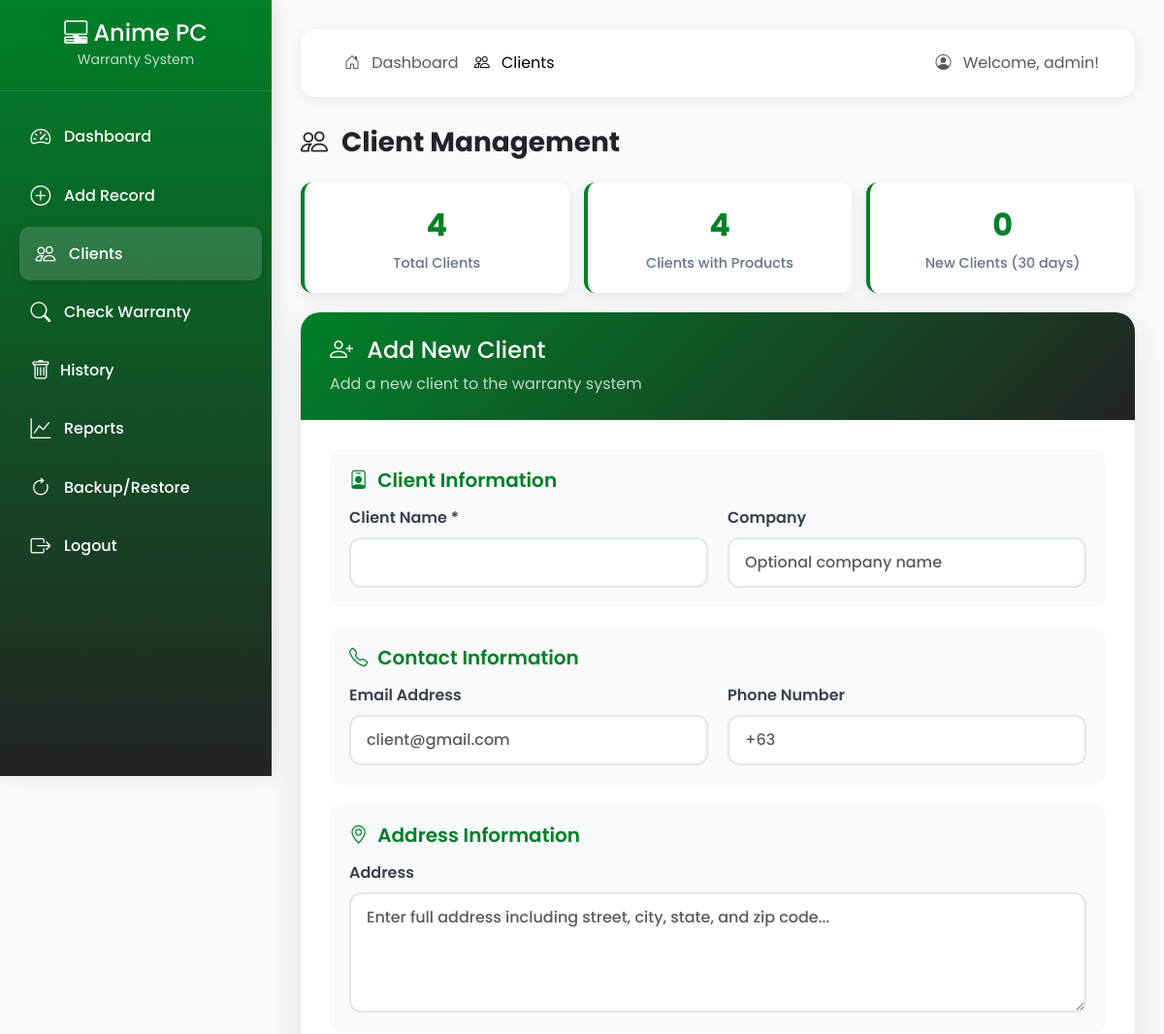
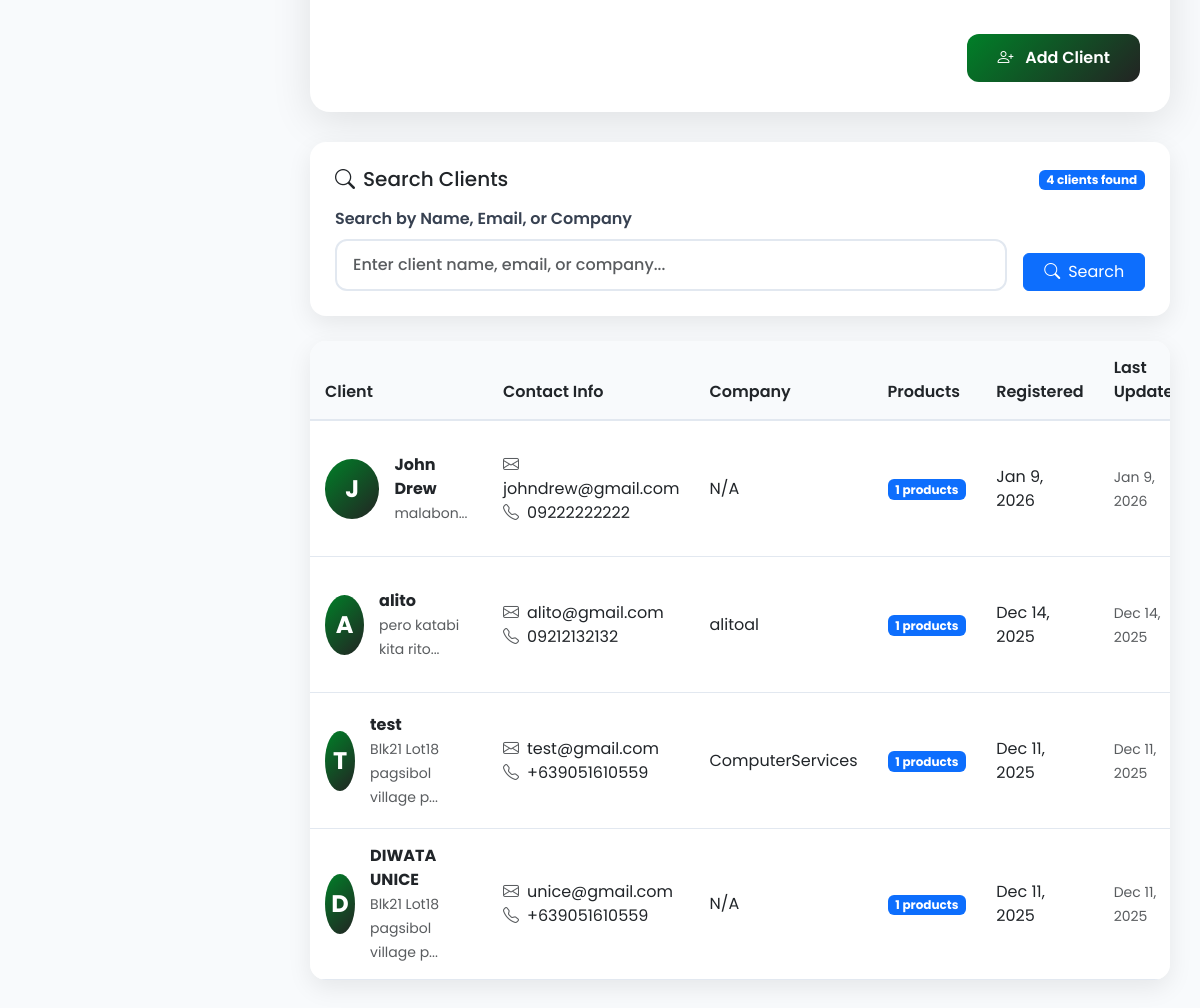
The page /clients.php (signed in) on the database its author committed (2 pictures, top to bottom).
### tables this page shows
CREATE TABLE `clients` (
  `id` int(11) NOT NULL AUTO_INCREMENT,
  `client_name` varchar(255) NOT NULL,
  `email` varchar(255) DEFAULT NULL,
  `phone` varchar(20) DEFAULT NULL,
  `address` text DEFAULT NULL,
  `company` varchar(255) DEFAULT NULL,
  `created_at` timestamp NOT NULL DEFAULT current_timestamp(),
  `updated_at` timestamp NOT NULL DEFAULT current_timestamp() ON UPDATE current_timestamp(),
  PRIMARY KEY (`id`)
);

### clients.php (the view, shortened to what this page needs)
<?php
include 'config.php';
$editClient = null;
$search = isset($_GET['search']) ? $_GET['search'] : '';
$query = "SELECT c.*, COUNT(p.id) as product_count
          FROM clients c
          LEFT JOIN products p ON c.id = p.client_id
          WHERE 1=1";
$params = [];
$query .= " GROUP BY c.id ORDER BY c.created_at DESC";
$stmt = $pdo->prepare($query);
$stmt->execute($params);
$clients = $stmt->fetchAll();
?>
<!DOCTYPE html>
<html lang="en">
<head>
    <link href="https://cdn.jsdelivr.net/npm/bootstrap@5.3.0-alpha1/dist/css/bootstrap.min.css" rel="stylesheet">
    <link rel="stylesheet" href="https://cdn.jsdelivr.net/npm/bootstrap-icons@1.11.0/font/bootstrap-icons.css">
   <link rel="stylesheet" href="client.css">
</head>
<body>
    <div class="sidebar">
        <div class="sidebar-brand">
            <h4 class="mb-0"><i class="bi bi-pc-display-horizontal"></i> <span>Anime PC</span></h4>
            <small class="opacity-75">Warranty System</small>
        </div>
        <ul class="sidebar-nav">
            <li><a href="dashboard.php"><i class="bi bi-speedometer2"></i> <span>Dashboard</span></a></li>
            <li><a href="products.php"><i class="bi bi-plus-circle"></i> <span>Add Record</span></a></li>
            <li><a href="clients.php" class="active"><i class="bi bi-people"></i> <span>Clients</span></a></li>
            <li><a href="warranty.php"><i class="bi bi-search"></i> <span>Check Warranty</span></a></li>
                                <li><a href="history.php"><i class="bi bi-trash me-2  "></i> <span>History</span></a></li>
            <li><a href="reports.php"><i class="bi bi-graph-up"></i> <span>Reports</span></a></li>
            <li><a href="backup.php"><i class="bi bi-arrow-clockwise"></i> <span>Backup/Restore</span></a></li>
            <li> <a href="Login.php" class="logout-btn" id="logoutBtn">
    <i class="bi bi-box-arrow-right"></i> <span>Logout</span>
</a></li>
        </ul>
    </div>
    <div class="main-content">
        <nav class="navbar navbar-expand-lg navbar-light navbar-custom">
            <div class="container-fluid">
                <div class="collapse navbar-collapse" id="navbarNav">
                    <ul class="navbar-nav me-auto">
                        <li class="nav-item">
                            <a class="nav-link" href="dashboard.php"><i class="bi bi-house-door me-2"></i> Dashboard</a>
                        </li>
                        <li class="nav-item">
                            <a class="nav-link active" href="#"><i class="bi bi-people me-2"></i> Clients</a>
                        </li>
                    </ul>
                    <span class="navbar-text">
                        <i class="bi bi-person-circle me-2"></i> Welcome, <?php echo htmlspecialchars($_SESSION['username']); ?>!
                    </span>
                </div>
            </div>
        </nav>
        <h1 class="h3 fw-bold text-dark mb-4">
            <i class="bi <?php echo $editClient ? 'bi-pencil' : 'bi-people'; ?> me-2"></i>
            <?php echo $editClient ? 'Edit Client' : 'Client Management'; ?>
        </h1>
        <?php if (!$editClient): ?>
        <div class="client-stats">
            <?php
            $totalClients = $pdo->query("SELECT COUNT(*) FROM clients")->fetchColumn();
            $clientsWithProducts = $pdo->query("SELECT COUNT(DISTINCT client_id) FROM products WHERE client_id IS NOT NULL")->fetchColumn();
            $recentClients = $pdo->query("SELECT COUNT(*) FROM clients WHERE created_at >= DATE_SUB(NOW(), INTERVAL 30 DAY)")->fetchColumn();
            ?>
            <div class="stat-card">
                <div class="stat-number"><?php echo $totalClients; ?></div>
                <div class="stat-label">Total Clients</div>
            </div>
            <div class="stat-card">
                <div class="stat-number"><?php echo $clientsWithProducts; ?></div>
                <div class="stat-label">Clients with Products</div>
            </div>
            <div class="stat-card">
                <div class="stat-number"><?php echo $recentClients; ?></div>
                <div class="stat-label">New Clients (30 days)</div>
            </div>
        </div>
        <?php endif; ?>
        <div class="form-card">
            <div class="form-header">
                <h4 class="mb-2">
                    <i class="bi <?php echo $editClient ? 'bi-pencil' : 'bi-person-plus'; ?> me-2"></i>
                    <?php echo $editClient ? 'Edit Client' : 'Add New Client'; ?>
                </h4>
                <p class="mb-0 opacity-75">
                    <?php echo $editClient ? 'Update client information and contact details' : 'Add a new client to the warranty system'; ?>
                </p>
            </div>
            <div class="form-body">
                <form id="clientForm" method="POST">
                    <div class="form-section">
                        <h5 class="section-title"><i class="bi bi-person-badge"></i> Client Information</h5>
                        <div class="form-grid">
                            <div>
                                <label for="client_name" class="form-label">Client Name *</label>
                                <input type="text" class="form-control" id="client_name" name="client_name"
                                       value="<?php echo $editClient ? htmlspecialchars($editClient['client_name']) : ''; ?>" required>
                            </div>
                            <div>
                                <label for="company" class="form-label">Company</label>
                                <input type="text" class="form-control" id="company" name="company"
                                       value="<?php echo $editClient ? htmlspecialchars($editClient['company']) : ''; ?>"
                                       placeholder="Optional company name">
                            </div>
                        </div>
                    </div>
                    <div class="form-section">
                        <h5 class="section-title"><i class="bi bi-telephone"></i> Contact Information</h5>
                        <div class="form-grid">
                            <div>
                                <label for="email" class="form-label">Email Address</label>
                                <input type="email" class="form-control" id="email" name="email"
                                       value="<?php echo $editClient ? htmlspecialchars($editClient['email']) : ''; ?>"
                                       placeholder="client@gmail.com">
                            </div>
                            <div>
                                <label for="phone" class="form-label">Phone Number</label>
                                <input type="tel" class="form-control" id="phone" name="phone"
                                       value="<?php echo $editClient ? htmlspecialchars($editClient['phone']) : ''; ?>"
                                       placeholder="+63">
                            </div>
                        </div>
                    </div>
                    <div class="form-section">
                        <h5 class="section-title"><i class="bi bi-geo-alt"></i> Address Information</h5>
                        <div>
                            <label for="address" class="form-label">Address</label>
                            <textarea class="form-control form-textarea" id="address" name="address" rows="4"
                                      placeholder="Enter full address including street, city, state, and zip code..."><?php echo $editClient ? htmlspecialchars($editClient['address']) : ''; ?></textarea>
                        </div>
                    </div>
                    <div class="d-flex justify-content-between pt-3">
                        <button type="submit" class="btn btn-custom">
                            <i class="bi <?php echo $editClient ? 'bi-check-circle' : 'bi-person-plus'; ?> me-2"></i>
                            <?php echo $editClient ? 'Update Client' : 'Add Client'; ?>
                        </button>
                    </div>
                </form>
            </div>
        </div>
        <div class="search-box">
            <div class="d-flex justify-content-between align-items-center mb-3">
                <h5 class="mb-0"><i class="bi bi-search me-2"></i>Search Clients</h5>
                <div>
                    <span class="badge bg-primary"><?php echo count($clients); ?> clients found</span>
                </div>
            </div>
            <form method="GET">
                <div class="row g-3 align-items-end">
                    <div class="col-md-10">
                        <label class="form-label">Search by Name, Email, or Company</label>
                        <input type="text" class="form-control" name="search" placeholder="Enter client name, email, or company..." value="<?php echo htmlspecialchars($search); ?>">
                    </div>
                    <div class="col-md-2">
                        <button type="submit" class="btn btn-primary w-100">
                            <i class="bi bi-search me-2"></i>Search
                        </button>
                    </div>
                </div>
            </form>
        </div>
        <div class="client-table">
            <div class="table-responsive">
                <table class="table table-hover mb-0">
                    <thead>
                        <tr>
                            <th>Client</th>
                            <th>Contact Info</th>
                            <th>Company</th>
                            <th>Products</th>
                            <th>Registered</th>
                            <th>Last Updated</th>
                        </tr>
                    </thead>
                    <tbody>
                        <?php if (count($clients) > 0): ?>
                            <?php foreach ($clients as $client):
                                $initial = strtoupper(substr($client['client_name'], 0, 1));
                            ?>
                                <tr>
                                    <td>
                                        <div class="d-flex align-items-center">
                                            <div class="client-avatar">
                                                <?php echo $initial; ?>
                                            </div>
                                            <div>
                                                <strong><?php echo htmlspecialchars($client['client_name']); ?></strong>
                                                <?php if ($client['address']): ?>
                                                    <br><small class="text-muted"><?php echo substr(htmlspecialchars($client['address']), 0, 30); ?>...</small>
                                                <?php endif; ?>
                                            </div>
                                        </div>
                                    </td>
                                    <td>
                                        <?php if ($client['email']): ?>
                                            <div><i class="bi bi-envelope me-2 text-muted"></i><?php echo htmlspecialchars($client['email']); ?></div>
                                        <?php endif; ?>
                                        <?php if ($client['phone']): ?>
                                            <div><i class="bi bi-telephone me-2 text-muted"></i><?php echo htmlspecialchars($client['phone']); ?></div>
                                        <?php endif; ?>
                                    </td>
                                    <td><?php echo htmlspecialchars($client['company'] ?: 'N/A'); ?></td>
                                    <td>
                                        <span class="badge bg-<?php echo $client['product_count'] > 0 ? 'primary' : 'secondary'; ?>">
                                            <?php echo $client['product_count']; ?> products
                                        </span>
                                    </td>
                                    <td><?php echo date('M j, Y', strtotime($client['created_at'])); ?></td>
                                    <td>
                                        <small class="text-muted">
                                            <?php echo $client['updated_at'] ? date('M j, Y', strtotime($client['updated_at'])) : 'Never'; ?>
                                        </small>
                                    </td>
                                </tr>
                            <?php endforeach; ?>
                        <?php endif; ?>
                    </tbody>
                </table>
            </div>
        </div>
    </div>
</body>
</html>

### rows shown on the page
clients: client_name "J", client_name "John Drew", address "malabon", email "johndrew@gmail.com", phone "09222222222", company "N/A", product_count "1", created_at "Jan 9, 2026", updated_at "Jan 9, 2026"
clients: client_name "A", client_name "alito", address "pero katabi kita rito", email "alito@gmail.com", phone "09212132132", company "alitoal", product_count "1", created_at "Dec 14, 2025", updated_at "Dec 14, 2025"
clients: client_name "T", client_name "test", address "Blk21 Lot18 pagsibol village p", email "test@gmail.com", phone "+639051610559", company "ComputerServices", product_count "1", created_at "Dec 11, 2025", updated_at "Dec 11, 2025"
clients: client_name "D", client_name "DIWATA UNICE", address "Blk21 Lot18 pagsibol village p", email "unice@gmail.com", phone "+639051610559", company "N/A", product_count "1", created_at "Dec 11, 2025", updated_at "Dec 11, 2025"

### other values the page prints
$_SESSION['username'] "admin"
$totalClients "4"
$clientsWithProducts "4"
$recentClients "0"
count($clients) "4"
